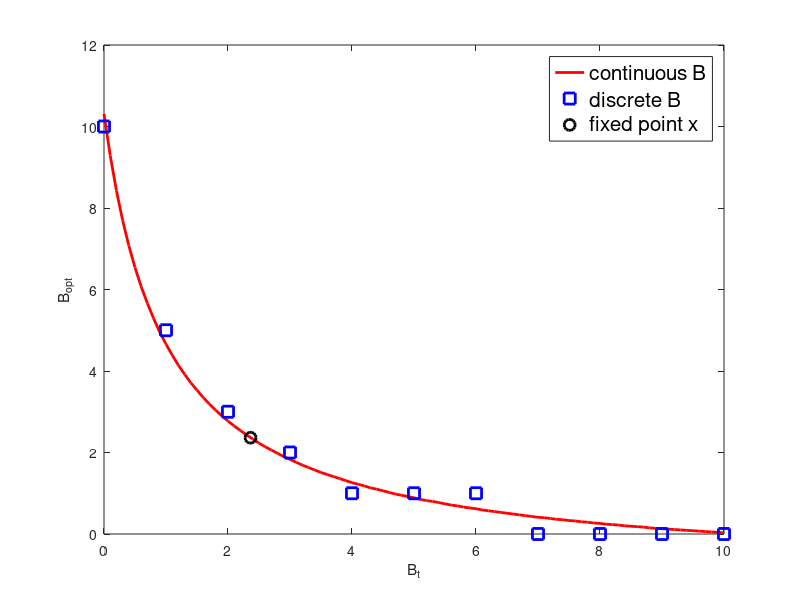

The MATLAB script that drew this image: (Note: this script raises an error after producing the figure.)
% self-optimization 
% relation of B-tilde and B* test
clear
lambda = 4;
mu = 4;
rho = lambda / mu;
k = 100;
c = 10;

if rho ~= 1
    myfun1 = @(x) (k.*lambda.^3.*(1-rho).^3./(c.^2.*rho.^3)).*(1 + 1./(rho.^(x+1)-1)).^2 + (rho.^(x+1)-1)./log(rho) - x - 1;
    x_opt = fzero(myfun1, [-0.9 200]);
else
    x_opt = (2*k*lambda^3/c^2)^(1/4) - 1;
end

B_t_c = 0 : .1 : 10;
B =  0 : .01 : 150;
B_opt_c = zeros(1 , length(B_t_c));
for i  =  1 : length(B_t_c)
    % continuous
    if rho ~= 1
        T_u = (1/lambda).* ((B+1)./(rho.^(B+1)-1)+B+1/(1-rho)) + ...
            k*lambda^2/c^2 .*((rho.^B_t_c(i)-rho.^(B_t_c(i)+1))./(1-rho.^(B_t_c(i)+1))).^2 .* (rho.^B - rho.^(B+1))./(1-rho.^(B+1)); % object function
    else
        T_u = (1/lambda).* B./2 + k*lambda^2/c^2 .*(1./ (B_t_c(i) + 1)).^2 .* (1./(B+1));
    end
    [y, index] = min(T_u);
    B_opt_c(i) = B(index);
end

% discrete
B_t_d = 0 : 1 : 10;
B_d = 0 : 1 : 150;
B_opt_d = zeros(1, length(B_t_d));
for j = 1 : length(B_t_d)
    if rho ~= 1
    T_u_d = (1/lambda).* ((B_d+1)./(rho.^(B_d+1)-1)+B_d+1/(1-rho)) + ...
        k*lambda^2/c^2 .*((rho.^B_t_d(j)-rho.^(B_t_d(j)+1))./(1-rho.^(B_t_d(j)+1))).^2 .* (rho.^B_d - rho.^(B_d+1))./(1-rho.^(B_d+1));
    else
        T_u_d = (1/lambda).* B_d./2 + k*lambda^2/c^2 .*(1./ (B_t_d(j) + 1)).^2 .* (1./(B_d+1));
    end
   [z, index_d] = min(T_u_d);
   B_opt_d(j) = B_d(index_d);
end
figure(5829221)
plot(B_t_c, B_opt_c, 'r', 'LineWidth', 2, 'MarkerSize', 2)
hold on
plot(B_t_d, B_opt_d, 'bs', 'LineWidth', 2, 'MarkerSize', 8)
plot(x_opt, x_opt, 'ko', 'LineWidth', 2, 'MarkerSize', 8)
legend({'continuous B','discrete B','fixed point x'}, 'FontSize', 15)
xlabel('B_t')
ylabel('B_{opt}')
title('\rho = ' + string(rho), 'FontSize', 15)
grid on 